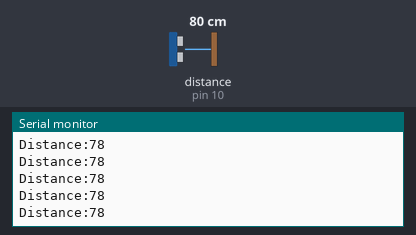
This sketch was run on a simulated Arduino Uno, built with avr-gcc and run on an emulated ATmega328P. Shown: the last lines printed to the serial monitor. Wiring (inferred from the names in the program): ultrasonic range finder: trigger pin 9; echo pin 10. The inputs (shaded band) are chosen by the test bench; at power-on: distance to the obstacle (sensor on pin 10) 80 cm. The echo pulse lasts 58.3 µs per cm.

Above: at 1.2 s.
1.3 s: distance to the obstacle (sensor on pin 10) set to 120 cm
At 2.3 s:
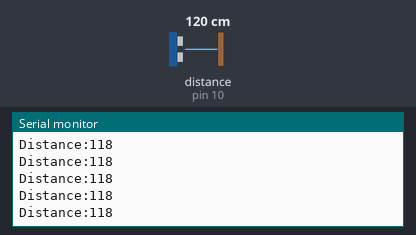
4.3 s: distance to the obstacle (sensor on pin 10) set to 250 cm
At 5.3 s:
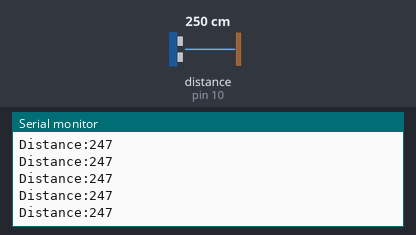
10.3 s: distance to the obstacle (sensor on pin 10) set to 299 cm
At 10.8 s:
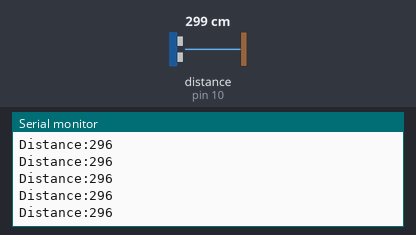
16.3 s: distance to the obstacle (sensor on pin 10) set to 2 cm
At 17.4 s:
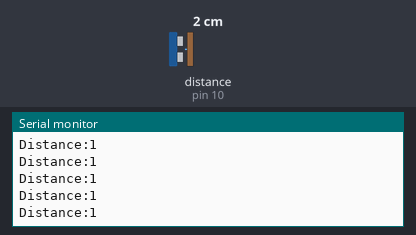
Timing chart, 0 to 19.3 s (numbered marks = the images above; inputs shaded):
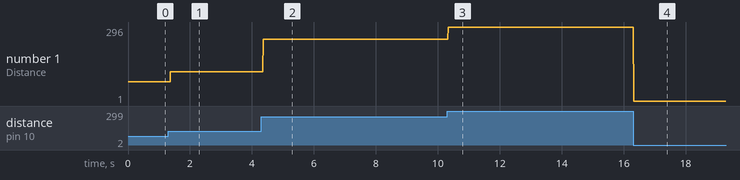

The sketch:

sketch_jan19a.ino
```cpp
const int triggerpin=9;
const int echopin=10;
long duration;
int distance;
void setup() {
  // put your setup code here, to run once:
pinMode(triggerpin,OUTPUT);
pinMode(echopin,INPUT);
Serial.begin(9600);
}
void loop() {
  // put your main code here, to run repeatedly:
digitalWrite(triggerpin,LOW);
delayMicroseconds(2);
digitalWrite(triggerpin,HIGH);
delayMicroseconds(10);
digitalWrite(triggerpin,LOW);
duration=pulseIn(echopin,HIGH);
distance=duration*0.034/2;
Serial.print("Distance:");
Serial.println(distance);
}
```

Measured:
- after the input at 1.3 s, the serial monitor: prints a new line after 0.07 s (image 1)
- after the input at 4.3 s, the serial monitor: prints a new line after 0.07 s (image 2)
- after the input at 10.3 s, the serial monitor: prints a new line at once (image 3)
- after the input at 16.3 s, the serial monitor: prints a new line at once (image 4)
- plotted number 1: 78 → 118 after the input at 1.3 s, 118 → 247 after the input at 4.3 s, 247 → 296 after the input at 10.3 s, 296 → 1 after the input at 16.3 s
